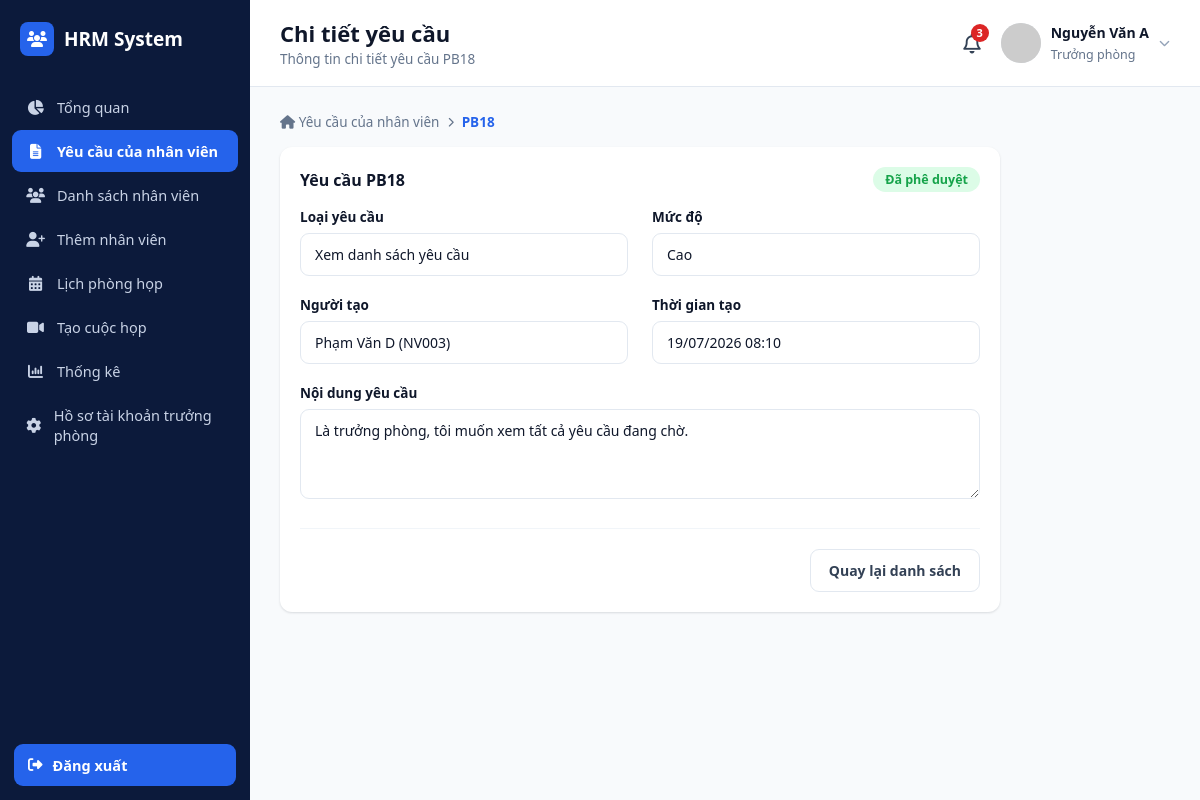
/request_view.php?id=3 (signed in), run on the app's committed database.
### tables this page shows
CREATE TABLE yeu_cau (
    id INT AUTO_INCREMENT PRIMARY KEY,
    ma_yc VARCHAR(20) NOT NULL UNIQUE,
    loai_yeu_cau VARCHAR(150) NOT NULL,
    noi_dung TEXT,
    muc_do ENUM('Cao','Trung bình','Thấp') NOT NULL DEFAULT 'Trung bình',
    nguoi_tao_id INT DEFAULT NULL,
    thoi_gian DATETIME DEFAULT CURRENT_TIMESTAMP,
    trang_thai ENUM('Chờ xử lý','Đã phê duyệt','Từ chối') NOT NULL DEFAULT 'Chờ xử lý',
    ghi_chu_xu_ly TEXT,
    FOREIGN KEY (nguoi_tao_id) REFERENCES nhan_vien(id) ON DELETE SET NULL
);

CREATE TABLE nhan_vien (
    id INT AUTO_INCREMENT PRIMARY KEY,
    ma_nv VARCHAR(20) NOT NULL UNIQUE,
    ho_ten VARCHAR(100) NOT NULL,
    email VARCHAR(100) NOT NULL UNIQUE,
    mat_khau VARCHAR(255) NOT NULL,
    sdt VARCHAR(20) DEFAULT NULL,
    chuc_vu ENUM('Nhân viên','Trưởng phòng') NOT NULL DEFAULT 'Nhân viên',
    gioi_tinh ENUM('Nam','Nữ','Khác') DEFAULT 'Nam',
    ngay_sinh DATE DEFAULT NULL,
    ngay_vao_lam DATE DEFAULT NULL,
    dia_chi TEXT,
    phong_ban_id INT DEFAULT NULL,
    avatar VARCHAR(255) DEFAULT NULL,
    trang_thai ENUM('Hoạt động','Nghỉ việc') NOT NULL DEFAULT 'Hoạt động',
    cccd VARCHAR(20) DEFAULT NULL,
    ngay_cap DATE DEFAULT NULL,
    noi_cap VARCHAR(150) DEFAULT NULL,
    tinh_trang_hon_nhan VARCHAR(50) DEFAULT NULL,
    quoc_tich VARCHAR(50) DEFAULT 'Việt Nam',
    ghi_chu TEXT,
    created_at TIMESTAMP DEFAULT CURRENT_TIMESTAMP,
    FOREIGN KEY (phong_ban_id) REFERENCES phong_ban(id) ON DELETE SET NULL
);

### includes/auth.php (called while the page is built, shortened)
<?php
require_once __DIR__ . '/../config/db.php';
function require_manager()
{
    $u = current_user();
}
function current_user()
{
    global $pdo;
    static $user = null;
    if ($user !== null) {
        return $user;
    }
    $stmt = $pdo->prepare('SELECT nv.*, pb.ten_phong_ban FROM nhan_vien nv
                            LEFT JOIN phong_ban pb ON pb.id = nv.phong_ban_id
                            WHERE nv.id = ?');
    $stmt->execute([$_SESSION['user_id']]);
    $user = $stmt->fetch();
    return $user;
}
function format_date($date, $withTime = false)
{
    $ts = strtotime($date);
    return $withTime ? date('d/m/Y H:i', $ts) : date('d/m/Y', $ts);
}
function e($str)
{
    return htmlspecialchars($str ?? '', ENT_QUOTES, 'UTF-8');
}

### request_view.php (the view, shortened to what this page needs)
<?php
require_once __DIR__ . '/includes/auth.php';
require_manager();
$id = (int)($_GET['id'] ?? 0);
$stmt = $pdo->prepare("SELECT yc.*, nv.ho_ten, nv.ma_nv, nv.email FROM yeu_cau yc
                        LEFT JOIN nhan_vien nv ON nv.id = yc.nguoi_tao_id WHERE yc.id = ?");
$stmt->execute([$id]);
$r = $stmt->fetch();
$page_title = 'Chi tiết yêu cầu';
$page_subtitle = 'Thông tin chi tiết yêu cầu ' . $r['ma_yc'];
function statusClass2($s) { if ($s === 'Đã phê duyệt') return 'approved'; if ($s === 'Từ chối') return 'rejected'; return 'pending'; }
include __DIR__ . '/includes/head_meta.php';
?>
<div class="app">
    <?php include __DIR__ . '/includes/sidebar.php'; ?>
    <div class="main">
        <?php include __DIR__ . '/includes/header.php'; ?>
        <div class="content">
            <div class="breadcrumb">
                <a href="requests.php"><i class="fa-solid fa-house"></i> Yêu cầu của nhân viên</a> <i class="fa-solid fa-chevron-right" style="font-size:10px;"></i>
                <span class="cur"><?= e($r['ma_yc']) ?></span>
            </div>
            <div class="panel" style="max-width:720px;">
                <div class="head-row">
                    <h3>Yêu cầu <?= e($r['ma_yc']) ?></h3>
                    <span class="badge-status <?= statusClass2($r['trang_thai']) ?>"><?= e($r['trang_thai']) ?></span>
                </div>
                <div class="form-grid">
                    <div class="form-group"><label>Loại yêu cầu</label><input value="<?= e($r['loai_yeu_cau']) ?>" disabled></div>
                    <div class="form-group"><label>Mức độ</label><input value="<?= e($r['muc_do']) ?>" disabled></div>
                    <div class="form-group"><label>Người tạo</label><input value="<?= e($r['ho_ten']) . ' (' . e($r['ma_nv']) . ')' ?>" disabled></div>
                    <div class="form-group"><label>Thời gian tạo</label><input value="<?= format_date($r['thoi_gian'], true) ?>" disabled></div>
                    <div class="form-group" style="grid-column:1/-1;"><label>Nội dung yêu cầu</label><textarea disabled><?= e($r['noi_dung']) ?></textarea></div>
                </div>
                <?php if ($r['trang_thai'] === 'Chờ xử lý'): ?>
                    <div class="form-actions">
                        <button class="btn btn-danger" onclick="xuLyYeuCau(<?= $r['id'] ?>,'tu_choi',this)">Từ chối</button>
                        <button class="btn btn-primary" onclick="xuLyYeuCau(<?= $r['id'] ?>,'duyet',this)">Phê duyệt</button>
                    </div>
                <?php else: ?>
                    <div class="form-actions"><a href="requests.php" class="btn">Quay lại danh sách</a></div>
                <?php endif; ?>
            </div>
        </div>
    </div>
</div>
</body>
</html>

### includes/header.php (shortened to what this page needs)
<?php
$u = current_user();
$avatar = !empty($u['avatar']) ? 'uploads/avatars/' . $u['avatar'] : 'assets/img/avatar-default.png';
?>
<header class="topbar">
    <div class="title-block">
        <h1><?= e($page_title ?? '') ?></h1>
        <p><?= e($page_subtitle ?? '') ?></p>
    </div>
    <div class="right">
        <div class="bell"><i class="fa-regular fa-bell"></i><span class="badge">3</span></div>
        <div class="user" id="userMenuBtn">
            <img src="<?= e($avatar) ?>" alt="avatar" onerror="this.src='https://ui-avatars.com/api/?background=2563eb&color=fff&name=<?= urlencode($u['ho_ten'] ?? 'User') ?>'">
            <div class="info">
                <b><?= e($u['ho_ten'] ?? '') ?></b>
                <span><?= e($u['chuc_vu'] ?? '') ?></span>
            </div>
            <i class="fa-solid fa-chevron-down" style="font-size:11px;color:#94a3b8;"></i>
        </div>
    </div>
</header>

### assets/css/style.css (style rules this page uses)
:root { --navy:#0c1a3b; --navy-light:#13234f; --blue:#2563eb; --blue-dark:#1d4ed8; --green:#16a34a; --green-bg:#dcfce7; --red:#dc2626; --red-bg:#fee2e2; --orange:#f59e0b; --orange-bg:#fef3c7; --purple:#7c3aed; --purple-bg:#ede9fe; --gray-50:#f8fafc; --gray-100:#f1f5f9; --gray-200:#e2e8f0; --gray-300:#cbd5e1; --gray-500:#64748b; --gray-700:#334155; --gray-900:#0f172a; --radius:12px; --shadow:0 1px 3px rgba(15,23,42,.08), 0 1px 2px rgba(15,23,42,.06); }
* { box-sizing:border-box; }
body { margin:0; font-family:'Segoe UI',Roboto,Helvetica,Arial,sans-serif; background:var(--gray-50); color:var(--gray-900); }
a { text-decoration:none;color:inherit; }
input,select,textarea { font-family:inherit; }
.app { display:flex;min-height:100vh; }
.main { flex:1;min-width:0;display:flex;flex-direction:column; }
.topbar { display:flex;align-items:center;justify-content:space-between; padding:18px 30px;background:#fff;border-bottom:1px solid var(--gray-200); position:sticky;top:0;z-index:20; }
.topbar .title-block h1 { font-size:22px;margin:0 0 2px;font-weight:700; }
.topbar .title-block p { margin:0;color:var(--gray-500);font-size:13.5px; }
.topbar .right { display:flex;align-items:center;gap:20px; }
.topbar .bell { position:relative;font-size:20px;color:var(--gray-700);cursor:pointer; }
.topbar .bell .badge { position:absolute;top:-6px;right:-8px;background:var(--red);color:#fff; font-size:11px;border-radius:50%;width:18px;height:18px;display:flex; align-items:center;justify-content:center;font-weight:700; }
.topbar .user { display:flex;align-items:center;gap:10px;cursor:pointer;position:relative; }
.topbar .user img { width:40px;height:40px;border-radius:50%;object-fit:cover;background:var(--gray-200); }
.topbar .user .info b { display:block;font-size:14px; }
.topbar .user .info span { font-size:12.5px;color:var(--gray-500); }
.content { padding:26px 30px;flex:1; }
.panel { background:#fff;border-radius:var(--radius);box-shadow:var(--shadow);padding:20px; }
.panel h3 { margin:0 0 16px;font-size:16px;font-weight:700; }
.panel .head-row { display:flex;align-items:center;justify-content:space-between;margin-bottom:16px; }
.panel .head-row h3 { margin:0; }
.badge-status { padding:4px 12px;border-radius:20px;font-size:12.5px;font-weight:600;display:inline-block; }
.badge-status.active,.badge-status.approved { background:var(--green-bg);color:var(--green); }
.select-box select,.form-group select,.form-group input,.form-group textarea { width:100%;padding:11px 14px;border:1px solid var(--gray-200);border-radius:9px;font-size:14px;background:#fff;color:var(--gray-900); }
.btn { padding:11px 18px;border-radius:9px;border:1px solid var(--gray-200);background:#fff;font-size:14px;font-weight:600; display:inline-flex;align-items:center;gap:8px;color:var(--gray-700); }
.form-grid { display:grid;grid-template-columns:1fr 1fr;gap:20px 24px; }
.form-group { margin-bottom:0; }
.form-group label { display:block;font-size:13.5px;font-weight:600;margin-bottom:7px; }
.form-group textarea { resize:vertical;min-height:90px; }
.form-actions { display:flex;justify-content:flex-end;gap:12px;margin-top:24px;padding-top:20px;border-top:1px solid var(--gray-100); }
.breadcrumb { display:flex;align-items:center;gap:8px;font-size:13.5px;color:var(--gray-500);margin-bottom:16px; }
.breadcrumb a { color:var(--gray-500); }
.breadcrumb .cur { color:var(--blue);font-weight:600; }

### data on the page
yeu_cau: ma_yc "Thông tin chi tiết yêu cầu PB18", ma_yc "PB18", trang_thai "Đã phê duyệt", loai_yeu_cau "Xem danh sách yêu cầu", muc_do "Cao", nguoi_tao.ma_nv "Phạm Văn D (NV003)", thoi_gian "19/07/2026 08:10", noi_dung "Là trưởng phòng, tôi muốn xem tất cả yêu cầu đang chờ."
nhan_vien: ho_ten "Nguyễn Văn A", chuc_vu "Trưởng phòng"

### other printed values
$__sidebarMenuItem['label'] "Tổng quan"
$__sidebarMenuItem['label'] "Yêu cầu của nhân viên"
$__sidebarMenuItem['label'] "Danh sách nhân viên"
$__sidebarMenuItem['label'] "Thêm nhân viên"
$__sidebarMenuItem['label'] "Lịch phòng họp"
$__sidebarMenuItem['label'] "Tạo cuộc họp"
$__sidebarMenuItem['label'] "Thống kê"
$__sidebarMenuItem['label'] "Hồ sơ tài khoản trưởng phòng"
$page_title "Chi tiết yêu cầu"
